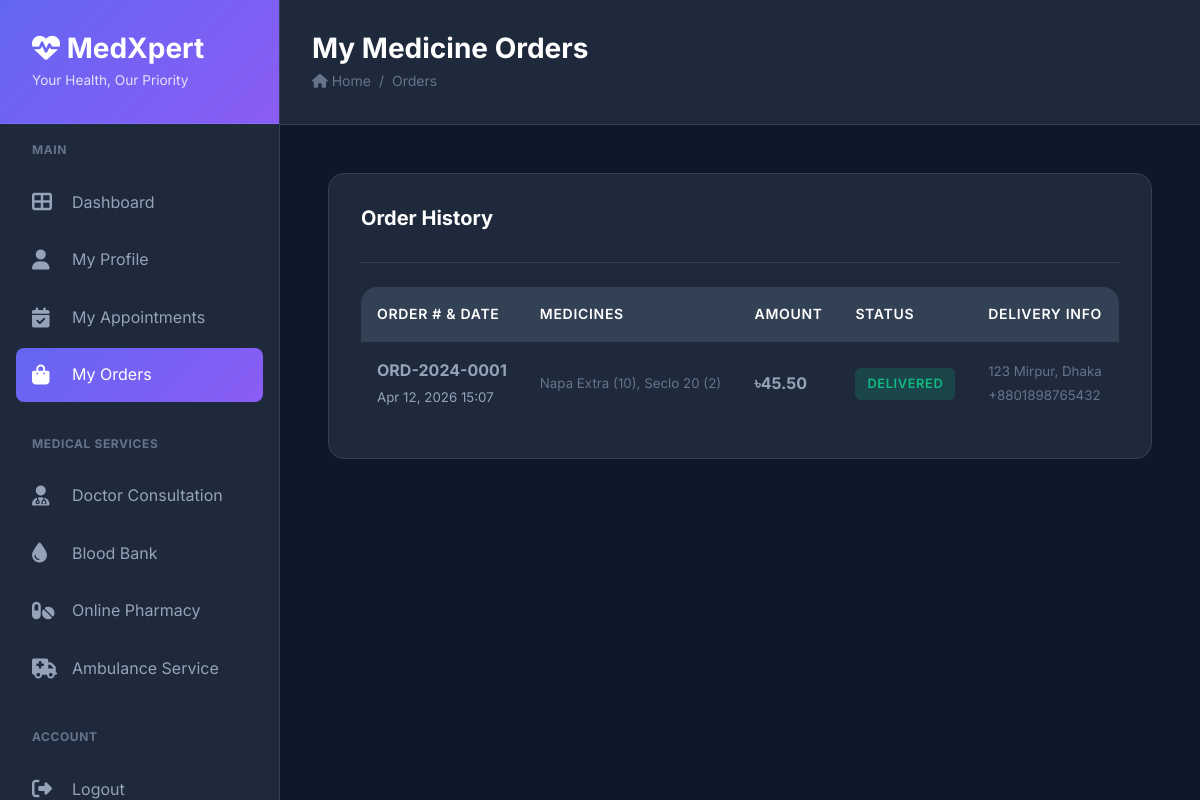
Screenshot of /my_orders.php (signed in) with the database file from the repository.
### tables this page shows
CREATE TABLE medicine_orders (
    id INT AUTO_INCREMENT PRIMARY KEY,
    user_id INT NOT NULL,
    order_number VARCHAR(50) UNIQUE NOT NULL,
    total_amount DECIMAL(10,2) NOT NULL,
    delivery_address TEXT NOT NULL,
    phone VARCHAR(20) NOT NULL,
    payment_method ENUM('cash', 'card', 'mobile_banking') DEFAULT 'cash',
    status ENUM('pending', 'processing', 'shipped', 'delivered', 'cancelled') DEFAULT 'pending',
    created_at TIMESTAMP DEFAULT CURRENT_TIMESTAMP,
    updated_at TIMESTAMP DEFAULT CURRENT_TIMESTAMP ON UPDATE CURRENT_TIMESTAMP,
    FOREIGN KEY (user_id) REFERENCES users(id) ON DELETE CASCADE,
    INDEX idx_user (user_id),
    INDEX idx_order_number (order_number),
    INDEX idx_status (status)
);

### my_orders.php (the view)
<?php
require_once 'config/header.php';
$orders = $conn->query("
    SELECT o.*,
    (SELECT GROUP_CONCAT(CONCAT(m.name, ' (', oi.quantity, ')') SEPARATOR ', ')
     FROM order_items oi
     JOIN medicines m ON oi.medicine_id = m.id
     WHERE oi.order_id = o.id) as items
    FROM medicine_orders o
    WHERE o.user_id = {$_SESSION['user_id']}
    ORDER BY o.created_at DESC
");
?>
<h1>My Medicine Orders</h1>
<div class="breadcrumb">
    <span><i class="fas fa-home"></i> Home</span>
    <span>/</span>
    <span>Orders</span>
</div>
</div>
</div>
<div class="content-wrapper">
    <div class="card">
        <div class="card-header">
            <h3 class="card-title">Order History</h3>
        </div>
        <div class="table-container">
            <table class="table">
                <thead>
                    <tr>
                        <th>Order # & Date</th>
                        <th>Medicines</th>
                        <th>Amount</th>
                        <th>Status</th>
                        <th>Delivery Info</th>
                    </tr>
                </thead>
                <tbody>
                    <?php if ($orders->num_rows > 0): ?>
                        <?php while ($order = $orders->fetch_assoc()): ?>
                            <tr>
                                <td>
                                    <strong><?php echo htmlspecialchars($order['order_number']); ?></strong><br>
                                    <small><?php echo date('M d, Y H:i', strtotime($order['created_at'])); ?></small>
                                </td>
                                <td>
                                    <small style="color: var(--gray); display: block; max-width: 300px;"><?php echo htmlspecialchars($order['items']); ?></small>
                                </td>
                                <td><strong>৳<?php echo number_format($order['total_amount'], 2); ?></strong></td>
                                <td>
                                    <?php
                                    $badge_class = [
                                        'pending' => 'warning',
                                        'processing' => 'info',
                                        'shipped' => 'primary',
                                        'delivered' => 'success',
                                        'cancelled' => 'danger'
                                    ];
                                    ?>
                                    <span class="badge badge-<?php echo $badge_class[$order['status']]; ?>">
                                        <?php echo ucfirst($order['status']); ?>
                                    </span>
                                </td>
                                <td>
                                    <small style="color: var(--gray); display: block; max-width: 200px;"><?php echo htmlspecialchars($order['delivery_address']); ?></small>
                                    <small style="color: var(--gray);"><?php echo htmlspecialchars($order['phone']); ?></small>
                                </td>
                            </tr>
                        <?php endwhile; ?>
                    <?php else: ?>
                        <tr>
                            <td colspan="5" style="text-align: center; color: var(--gray);">No orders found.</td>
                        </tr>
                    <?php endif; ?>
                </tbody>
            </table>
        </div>
    </div>
</div>
<?php require_once 'config/footer.php'; ?>

### assets/css/style.css (style rules this page uses)
:root { --primary: #6366f1; --primary-dark: #4f46e5; --primary-light: #818cf8; --secondary: #8b5cf6; --accent: #06b6d4; --success: #10b981; --warning: #f59e0b; --danger: #ef4444; --info: #3b82f6; --dark: #0f172a; --dark-light: #1e293b; --dark-lighter: #334155; --gray: #64748b; --gray-light: #94a3b8; --gray-lighter: #cbd5e1; --white: #ffffff; --bg-gradient: linear-gradient(135deg, #667eea 0%, #764ba2 100%); --bg-gradient-alt: linear-gradient(135deg, #f093fb 0%, #f5576c 100%); --bg-gradient-success: linear-gradient(135deg, #667eea 0%, #64B5F6 100%); --shadow-sm: 0 1px 2px 0 rgba(0, 0, 0, 0.05); --shadow: 0 4px 6px -1px rgba(0, 0, 0, 0.1); --shadow-md: 0 10px 15px -3px rgba(0, 0, 0, 0.1); --shadow-lg: 0 20px 25px -5px rgba(0, 0, 0, 0.1); --shadow-xl: 0 25px 50px -12px rgba(0, 0, 0, 0.25); --radius-sm: 0.375rem; --radius: 0.5rem; --radius-md: 0.75rem; --radius-lg: 1rem; --radius-xl: 1.5rem; --spacing-xs: 0.5rem; --spacing-sm: 0.75rem; --spacing: 1rem; --spacing-md: 1.5rem; --spacing-lg: 2rem; --spacing-xl: 3rem; --transition: all 0.3s cubic-bezier(0.4, 0, 0.2, 1); --transition-fast: all 0.15s ease; }
* { margin: 0; padding: 0; box-sizing: border-box; }
body { font-family: 'Inter', -apple-system, BlinkMacSystemFont, 'Segoe UI', sans-serif; background: var(--dark); color: var(--gray-light); line-height: 1.6; overflow-x: hidden; }
h1, h2, h3, h4, h5, h6 { color: var(--white); font-weight: 700; line-height: 1.2; margin-bottom: var(--spacing); }
h1 { font-size: 2.5rem; }
h3 { font-size: 1.75rem; }
.page-title h1 { font-size: 1.75rem; margin-bottom: 0.25rem; }
.breadcrumb { display: flex; gap: 0.5rem; font-size: 0.875rem; color: var(--gray); }
.content-wrapper { padding: var(--spacing-xl); }
.card { background: var(--dark-light); border-radius: var(--radius-lg); padding: var(--spacing-lg); margin-bottom: var(--spacing-md); border: 1px solid var(--dark-lighter); }
.card-header { display: flex; justify-content: space-between; align-items: center; margin-bottom: var(--spacing-md); padding-bottom: var(--spacing); border-bottom: 1px solid var(--dark-lighter); }
.card-title { font-size: 1.25rem; color: var(--white); }
.table-container { overflow-x: auto; border-radius: var(--radius-lg); background: var(--dark-light); }
.table { width: 100%; border-collapse: collapse; }
.table thead { background: var(--dark-lighter); }
.table th { padding: var(--spacing); text-align: left; font-weight: 600; color: var(--white); font-size: 0.875rem; text-transform: uppercase; letter-spacing: 0.05em; }
.table td { padding: var(--spacing); border-top: 1px solid var(--dark-lighter); color: var(--gray-light); }
.table tbody tr { transition: var(--transition-fast); }
.badge { display: inline-block; padding: 0.375rem 0.75rem; border-radius: var(--radius-sm); font-size: 0.8rem; font-weight: 600; text-transform: uppercase; letter-spacing: 0.05em; }
.badge-success { background: rgba(16, 185, 129, 0.2); color: var(--success); }

### rows the page displays
medicine_orders: order_number "ORD-2024-0001", created_at "Apr 12, 2026 15:07", items "Napa Extra (10), Seclo 20 (2)", total_amount "45.50", status "DELIVERED", delivery_address "123 Mirpur, Dhaka", phone "+8801898765432"
